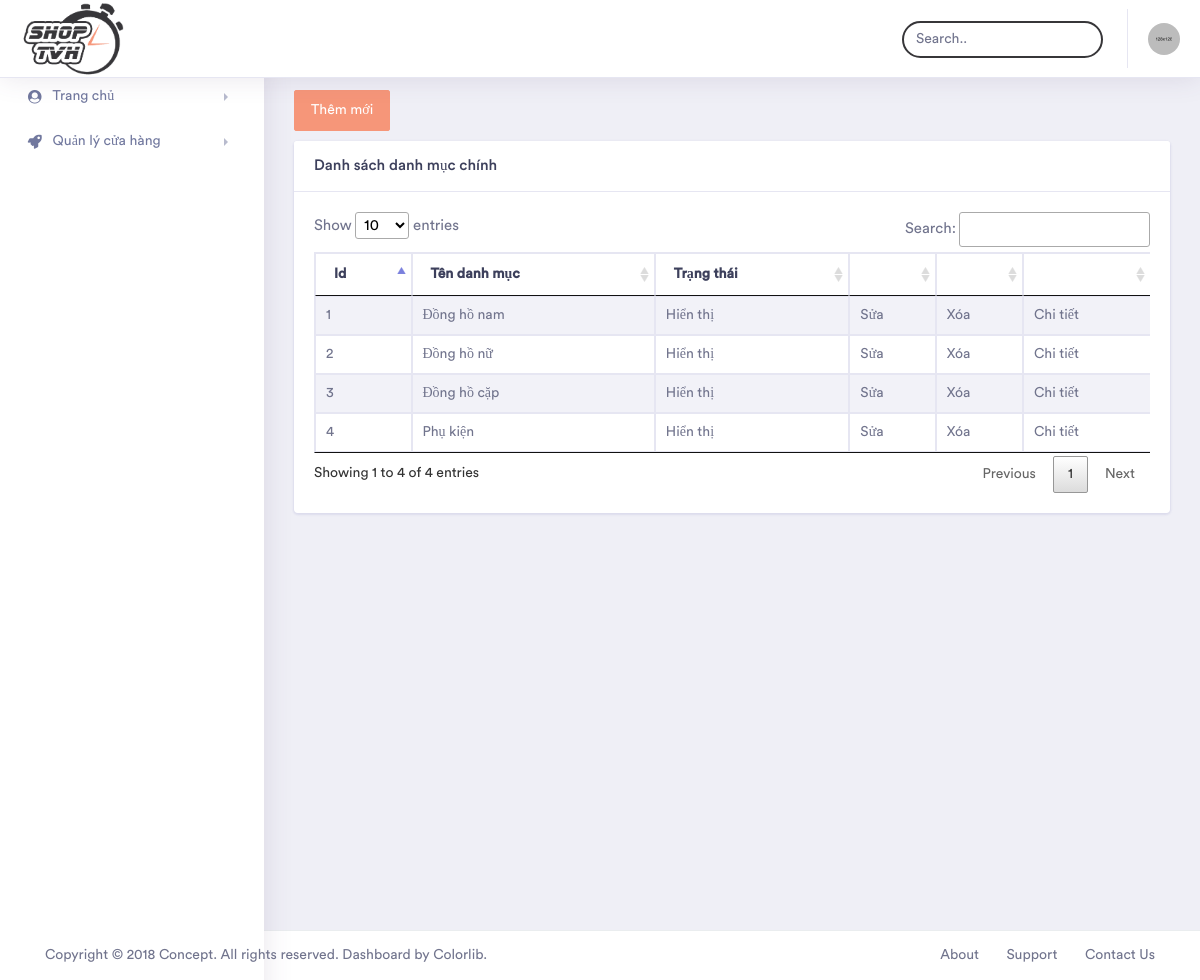
The app's page /admin/index.php?module=listcategory (signed in), older data.
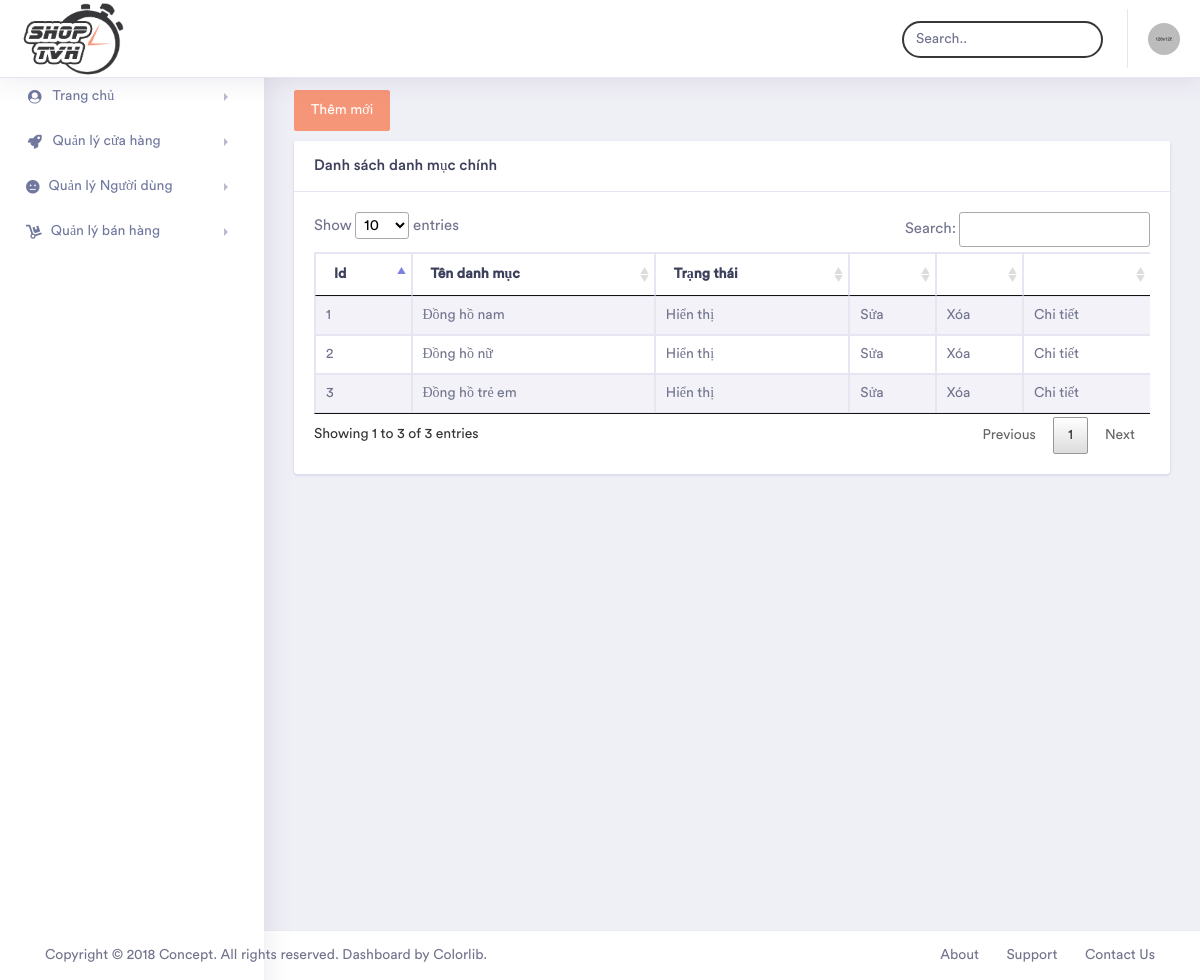
The same page, newer data.
### tables this page shows
CREATE TABLE `category` (
  `CategoryID` int(11) NOT NULL,
  `CategoryName` varchar(50) NOT NULL,
  `Status` bit(1) NOT NULL
);

### admin/modules/listcategory.php (the view)
<div class="container-fluid  dashboard-content">
    <div class="row">
        <div class="col-xl-12 col-lg-12 col-md-12 col-sm-12 col-12">
            <button type="button" class="btn btn-primary" style="margin-bottom: 10px;">
                <a class="" href="index.php?module=addcategory" style="color: white;">Thêm mới</a>
            </button>
            <div class="card">
                <h5 class="card-header">Danh sách danh mục chính</h5>
                <div class="card-body">
                    <div class="table-responsive">
                        <table id="table_id" class="table table-striped table-bordered first">
                            <thead>
                                <tr>
                                    <th>Id</th>
                                    <th>Tên danh mục</th>
                                    <th>Trạng thái</th>
                                    <th></th>
                                    <th></th>
                                    <th></th>
                                </tr>
                            </thead>
                            <tbody>
                                <?php
                                $sqlSelect = "SELECT * FROM category";
                                $result = mysqli_query($conn, $sqlSelect) or die("Lỗi truy vấn");
                                if (mysqli_num_rows($result) > 0) {
                                    $count = 0;
                                    while ($row = mysqli_fetch_assoc($result)) {
                                        $count++;
                                    ?>
                                    <tr>
                                        <td><?php echo $count?></td>
                                        <td><?php echo $row["CategoryName"]?></td>
                                        <td><?php echo $row["Status"]?"Hiển thị":"Ẩn"?></td>
                                        <td><a href="index.php?module=editcategory&id=<?php echo $row["CategoryID"]?>">Sửa</a></td>
                                        <td><a href="index.php?module=deletecategory&id=<?php echo $row["CategoryID"]?>">Xóa</a></td>
                                        <td><a href="index.php?module=listsubcate&id=<?php echo $row["CategoryID"]?>">Chi tiết</td>
                                    </tr>
                                <?php }
                                    } ?>
                            </tbody>
                        </table>
                    </div>
                </div>
            </div>
        </div>
    </div>
</div>

### admin/modules/nav-left.php (shortened to what this page needs)
<div class="nav-left-sidebar ">
    <div class="menu-list">
        <nav class="navbar navbar-expand-lg navbar-light">
            <div class="collapse navbar-collapse" id="navbarNav">
                <ul class="navbar-nav flex-column">
                    <li class="nav-item ">
                        <a class="nav-link" href="index.php" data-toggle="collapse" aria-expanded="false" data-target="#submenu-1" aria-controls="submenu-1"><i class="fa fa-fw fa-user-circle"></i>Trang chủ </a>
                    </li>
                    <li class="nav-item">
                        <a class="nav-link" href="#" data-toggle="collapse" aria-expanded="false" data-target="#submenu-2" aria-controls="submenu-2"><i class="fa fa-fw fa-rocket"></i>Quản lý cửa hàng</a>
                    </li>
                    <?php if(isset($_SESSION["login"])){
                        $seslogin = $_SESSION["login"][8];
                        if ($seslogin==1) {
                                                ?>
                     <li class="nav-item">
                        <a class="nav-link" href="#" data-toggle="collapse" aria-expanded="false" data-target="#submenu-4" aria-controls="submenu-4"><i class="fas fa-meh"></i>Quản lý Người dùng</a>
                    </li>
                    <?php }} ?>
                    <?php if(isset($_SESSION["login"])){
                        $seslogin = $_SESSION["login"][8];
                        if ($seslogin==1 || $seslogin==2) {
                                                ?>
                     <li class="nav-item">
                        <a class="nav-link" href="#" data-toggle="collapse" aria-expanded="false" data-target="#submenu-6" aria-controls="submenu-6"><i class="fas fa-dolly"></i>Quản lý bán hàng</a>
                    </li>
                    <?php }} ?>
                </ul>
            </div>
        </nav>
    </div>
</div>

Row changes from the older to the newer data that the page shows:
removed category: CategoryName "Đồng hồ cặp", Status "Hiển thị"
removed category: CategoryName "Phụ kiện", Status "Hiển thị"
added category: CategoryName "Đồng hồ trẻ em", Status "Hiển thị"
Text that changed along with them:
text written by a page script: "Show entries Search: Showing 1 to 4 of 4 entries Previous 1 Next" → "Show entries Search: Showing 1 to 3 of 3 entries Previous 1 Next"
text now shown: "Quản lý Người dùng Quản lý bán hàng"
